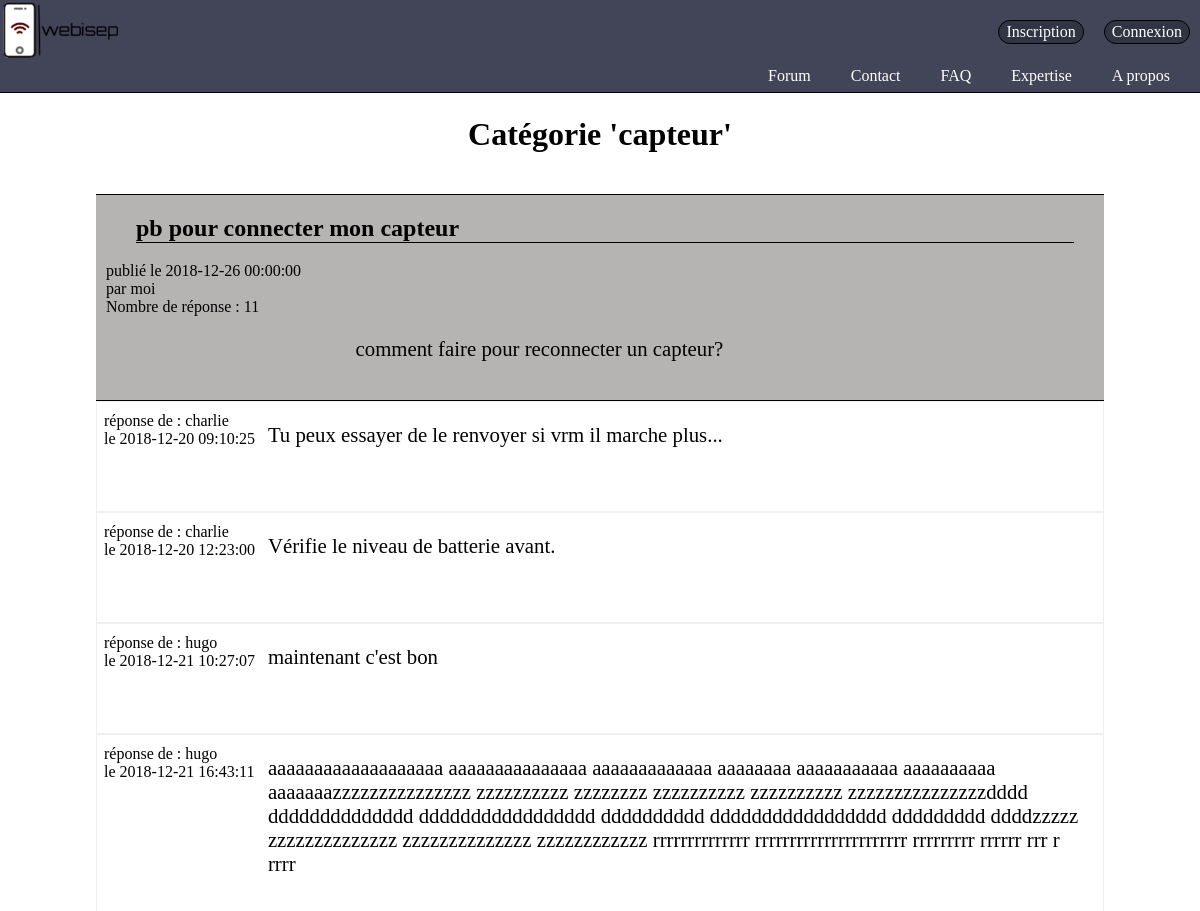
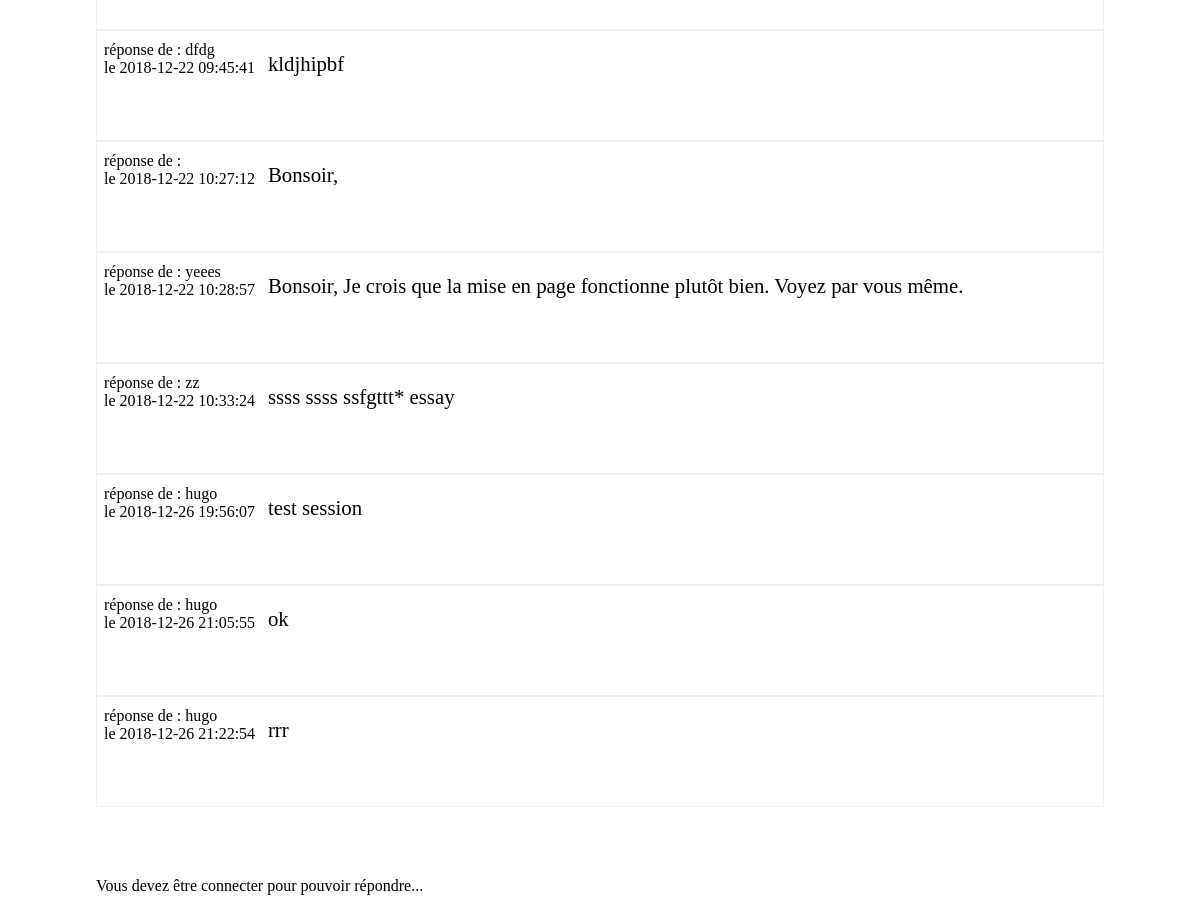
Page /index.php?action=topic&var=capteur&numtopic=1 on the committed database (2 pictures, top to bottom).
### tables this page shows
CREATE TABLE IF NOT EXISTS `topic` (
  `id_topic` int(11) NOT NULL AUTO_INCREMENT,
  `titre` text NOT NULL,
  `date_topic` datetime NOT NULL,
  `author` text NOT NULL,
  `nbrMessage` int(11) DEFAULT NULL,
  `pseudo_dernier` text,
  `id_categorie` int(11) NOT NULL,
  `Question` text NOT NULL,
  PRIMARY KEY (`id_topic`)
);

CREATE TABLE IF NOT EXISTS `message` (
  `id` int(11) NOT NULL AUTO_INCREMENT,
  `date_message` datetime DEFAULT NULL,
  `reponse` text NOT NULL,
  `pseudo` text NOT NULL,
  `id_topic` int(11) DEFAULT NULL,
  PRIMARY KEY (`id`)
);

### controllers/controller.php (called while the page is built, shortened)
<?php
include "models/model.php";
function topic(){
  $selection =$_GET['var'];
  $numtopic=$_GET['numtopic'];
  $request=affichQuestion($selection,$numtopic);
  $reqReponse=affichReponse($numtopic);
  include"views/topic.php";
}
?>

### models/model.php (called while the page is built, shortened)
<?php
function nbrMessage($num){
	$bdd=bdd();
	$reqNbmessage=$bdd ->prepare("SELECT COUNT(reponse) FROM message WHERE id_topic=?");
	$reqNbmessage->execute(array($num));
	$nbmessage=$reqNbmessage ->fetch();
	return $nbmessage;
}
function affichQuestion($selection,$numtopic){
	$bdd=bdd();
	$request=$bdd-> query("SELECT* FROM topic JOIN categorie ON topic.id_categorie=categorie.id WHERE categorie.nom='$selection' AND topic.id_topic='$numtopic'");
	return $request;
}
function affichReponse($numtopic){
	$bdd=bdd();
	$reqReponse=$bdd -> prepare("SELECT * FROM message JOIN topic ON message.id_topic=topic.id_topic WHERE topic.id_topic='$numtopic' ORDER BY message.date_message");
	$reqReponse->execute(array());
	return $reqReponse;
}
?>

### views/topic.php (the view, shortened to what this page needs)
<?php include("General.php");
?>
<html>
<head>
	<link rel="stylesheet" href="design/topic.css" />
</head>
<body>
	<div class="enemble">
	<h1>Catégorie '<?php echo $_GET['var']?>'</h1><br>
	<div class="probleme">
<?php
$nbmessage=nbrMessage($numtopic);
while ($liste=$request->fetch()) {?>
	<div class="topic">
		<h2><a><?php echo $liste['titre'] ?></a></h2>
		<a>publié le <?php echo $liste['date_topic'] ?></a><br>
		<a class="info">par <span><?php echo $liste['author'] ?></span></a><br>
		<a>Nombre de réponse : <?php echo $nbmessage[0] ?></a>
		<br>
		<p class="question"><?php
		echo $liste['Question'] ?></p><br>
	</div>
</div>
	<div class="totalmessage">
		<?php
		while ($listeMessage= $reqReponse -> fetch()) {?>
			<div class="message">
				<div class="gauche">
					<a>réponse de : <?php echo $listeMessage['pseudo'] ?><br> le <?php echo $listeMessage['date_message'] ?></a><br>
				</div>
				<div class="droite">
					<a><?php echo $listeMessage['reponse'] ?><br><br></a>
				</div>
			</div>
		<?php }?>
	</div><br><br>
<?php
}
if(empty($_SESSION['id']))
{ ?>
	<br><p>Vous devez être connecter pour pouvoir répondre...</p>
<?php } ?>
</body>
</html>

### design/topic.css (style rules this page uses)
.probleme { border-top: 1px solid black; border-bottom: 1px solid black; padding-left: 10px; background-color: #76707087; font-family: Times, Times New Roman,sans-serif; }
.question { margin-left: 25%; font-size: 1.3em; }
.probleme h2 { border-bottom: 1px solid black; margin-right: 30px; margin-left: 30px; border-top-left-radius: 2px; border-top-right-radius:2px; }
.message { border: 1px solid #EEEE; font-family: Times, Times New Roman,sans-serif; }
.enemble { background-color: white; width: 84%; background-size:cover; background-repeat:no-repeat; background-attachment:fixed; margin-left: auto; margin-right: auto; }
.gauche { padding-left: 7px; padding-top: 10px; float: left; }
.droite { margin-left: 15%; padding:45px 20px 40px 20px; font-size: 1.3em; }
h1 { font-family: Bookman, URW Bookman L, serif; margin: 23px; text-align: center; }
.question { border-bottom: 2px; }
.droite { padding-top: 5px; margin-top: 16px; }

### rows in the picture
topic: titre "pb pour connecter mon capteur", date_topic "2018-12-26 00:00:00", author "moi", nbmessage "11", Question "comment faire pour reconnecter un capteur?"
message: pseudo "charlie", date_message "2018-12-20 09:10:25", reponse "Tu peux essayer de le renvoyer si vrm il marche plus..."
message: pseudo "charlie", date_message "2018-12-20 12:23:00", reponse "Vérifie le niveau de batterie avant."
message: pseudo "hugo", date_message "2018-12-21 10:27:07", reponse "maintenant c'est bon"
message: pseudo "hugo", date_message "2018-12-21 16:43:11", reponse "aaaaaaaaaaaaaaaaaaa aaaaaaaaaaaaaaa aaaaaaaaaaaaa aaaaaaaa aaaaaaaaaaa aaaaaaaaaa aaaaaaazzzzzzzzzzzzzzz zzzzzzzzzz zzzzzzzz zzzzzzzzzz zzzzzzzzzz zzzzzzzzzzzzzzzdddd dddddddddddddd ddddddddddddddddd dddddddddd ddddddddddddddddd ddddddddd ddddzzzzz zzzzzzzzzzzzzz zzzzzzzzzzzzzz zzzzzzzzzzzz rrrrrrrrrrrrrr rrrrrrrrrrrrrrrrrrrrrr rrrrrrrrr rrrrrr rrr r rrrr"
message: pseudo "dfdg", date_message "2018-12-22 09:45:41", reponse "kldjhipbf"
message: date_message "2018-12-22 10:27:12", reponse "Bonsoir,"
message: pseudo "yeees", date_message "2018-12-22 10:28:57", reponse "Bonsoir, Je crois que la mise en page fonctionne plutôt bien. Voyez par vous même."
message: pseudo "zz", date_message "2018-12-22 10:33:24", reponse "ssss ssss ssfgttt* essay"
message: pseudo "hugo", date_message "2018-12-26 19:56:07", reponse "test session"
message: pseudo "hugo", date_message "2018-12-26 21:05:55", reponse "ok"
message: pseudo "hugo", date_message "2018-12-26 21:22:54", reponse "rrr"

### other values in the picture
$_GET['var'] "capteur"
